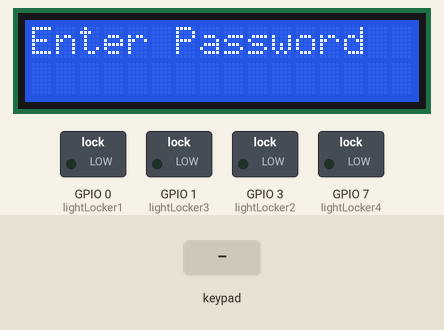
This sketch was run on a simulated ESP32-S3. On the bench: 16×2 character LCD, switched loads named in the sketch (green lamp = pin HIGH). The test bench sets the inputs (shaded band). Random numbers use the default seed unless the sketch sets one; what the sketch prints to the serial monitor is not drawn.

Above: at 1.2 s.
1.3 s: keypad keys 1 1 1 1 pressed 0.4 s apart
At 3.4 s:
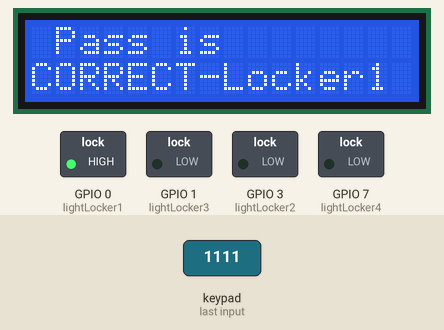
4.4 s: keypad keys 1 1 1 1 # pressed 0.4 s apart
At 9.2 s:
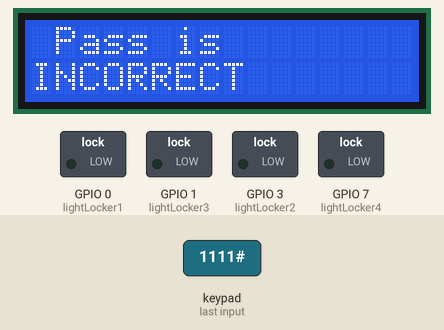
9.4 s: key '*' pressed
At 12.2 s:
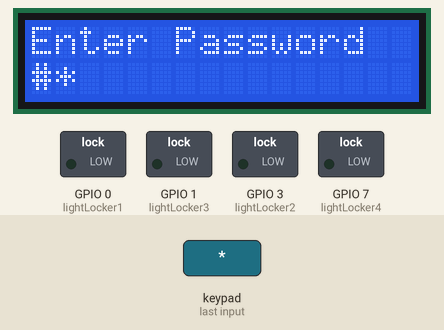
12.4 s: key '#' pressed
At 13.5 s:
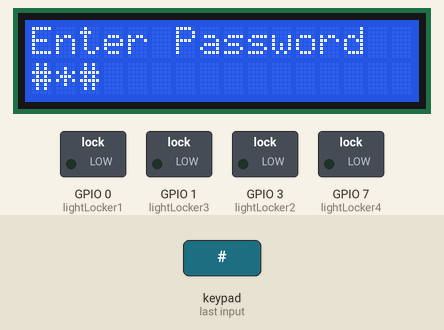
13.9 s: key '1' pressed
At 14.4 s:
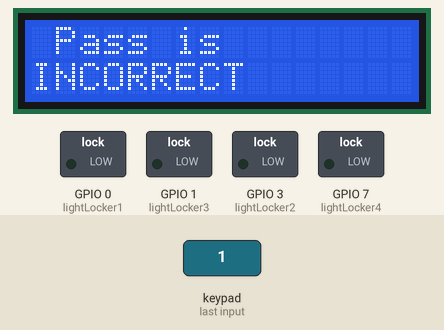
16.9 s: keypad keys 1 1 1 1 * pressed 0.4 s apart
At 21.5 s:
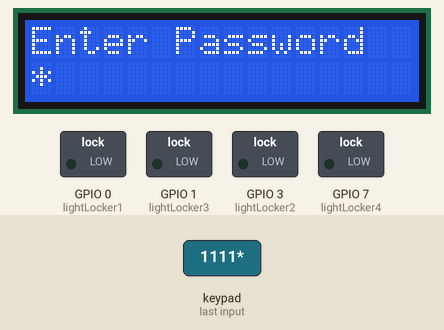
Timing chart, 0 to 22.9 s (numbered marks = the images above; inputs shaded):
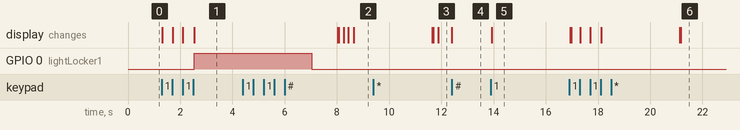

The sketch:

i-LockerCode.ino
```cpp
//BY ARDUICREATE
//INCLUDE THESE LIBRARYS
#include <Keypad.h>
#include <Wire.h>
#include <LiquidCrystal_I2C.h>
//#include <SoftwareSerial.h>
//SoftwareSerial mySerial(2, 3);
LiquidCrystal_I2C lcd(0x27, 16, 2);
#define Password_Lenght 5 // Give enough room for six chars + NULL char
char Data[Password_Lenght]; // 6 is the number of chars it can hold + the null char = 7
 char codeLocker1[Password_Lenght]= "1111";
char codeLocker2[Password_Lenght]= "2222";
char codeLocker3[Password_Lenght]= "3333";
char codeLocker4[Password_Lenght]= "4444" ;

char C[3];
void I2C(int);

byte data_count = 0, master_count = 0;
bool Pass_is_good;
char customKey;
const byte ROWS = 4;
const byte COLS = 3;
char hexaKeys[ROWS][COLS] = {
  {'1', '2', '3',},
  {'4', '5', '6',},
  {'7', '8', '9',},
  {'*', '0', '#',}
};

byte rowPins [ROWS] = {8, 10, 6, 5}; //pins of the keypad
byte colPins [COLS] = {4, 9, 2};
Keypad myKeypad = Keypad( makeKeymap(hexaKeys), rowPins, colPins, ROWS, COLS);

int lightLocker1 = 0;
int lightLocker2 = 3;
int lightLocker3 = 1;
int lightLocker4 = 7;


void setup()
{

Serial.begin(115200);
Wire.begin(19,18);
lcd.init();
lcd.backlight();

  Serial.println("Sent via phone number & gmail");
  Serial.println("Code for costumer 1: 1111");
  Serial.println("---------------------------------");

  Serial.println("Sent via phone number & gmail");
  Serial.println("Code for costumer 2: 2222");
  Serial.println("---------------------------------");

  Serial.println("Sent via phone number & gmail");
  Serial.println("Code for costumer 3: 3333");
  Serial.println("---------------------------------");

  Serial.println("Sent via phone number & gmail");
  Serial.println("Code for costumer 4: 4444");
  Serial.println("---------------------------------");

  pinMode(lightLocker1, OUTPUT);
  pinMode(lightLocker2, OUTPUT);
  pinMode(lightLocker3, OUTPUT);
  pinMode(lightLocker4, OUTPUT);

}

void loop(){


  lcd.setCursor(0, 0);
  lcd.print("Enter Password");

  customKey = myKeypad.getKey();
  if (customKey) // makes sure a key is actually pressed, equal to (customKey != NO_KEY)
  {
    Data[data_count] = customKey; // store char into data array
    lcd.setCursor(data_count, 1); // move cursor to show each new char
    lcd.print(Data[data_count]); // print char at said cursor
    data_count++; // increment data array by 1 to store new char, also keep track of the number of chars entered
  }

  if (data_count == Password_Lenght - 1) // if the array index is equal to the number of expected chars, compare data to master
  {
    lcd.clear();
    lcd.setCursor(1, 0);
    lcd.print("Pass is");

    if (!strcmp(Data, codeLocker1)) // equal to (strcmp(Data, Master) == 0)
    {
      lcd.setCursor(0, 1);
      lcd.print("CORRECT-Locker1");
      openLocker1();
    }
    else if (!strcmp(Data, codeLocker2)){
      lcd.setCursor(0, 1);
      lcd.print("CORRECT-Locker2");
      openLocker2();
    }
    else if (!strcmp(Data, codeLocker3)){
      lcd.setCursor(0, 1);
      lcd.print("CORRECT-Locker3");
      openLocker3();
    }
    else if (!strcmp(Data, codeLocker4)){
      lcd.setCursor(0, 1);
      lcd.print("CORRECT-Locker4");
      openLocker4();
    }

    else {
      lcd.setCursor(0, 1);
      lcd.print("INCORRECT");
      wrongCode();
    }
    delay(1000);// added 1 second delay to make sure the password is completely shown on screen before it gets cleared.
    lcd.clear();
    clearData();
  }
}

void clearData()
{
  while (data_count != 0)
  { // This can be used for any array size,
    Data[data_count--] = 0; //clear array for new data
  }
  return;
}
void wrongCode()
{
  Serial.println("Wrong Code");
  Serial.println("Try again!!!");
  Serial.println("---------------------------------");

  delay(2000);
}
void openLocker1()
{
  Serial.println("locker1 open");
  digitalWrite(lightLocker1,HIGH);
  assign(codeLocker1);
  delay(500);
  Serial.println("a new code is generating...");
  delay(1000);
  Serial.println("Sent code via phone number & gmail");
  delay(1000);
  Serial.print("Code for costumer of L1: ");
  Serial.println(codeLocker1);
  Serial.println("---------------------------------");
  delay(2000);
  digitalWrite(lightLocker1,LOW);

}
void openLocker2()
{
  Serial.println("locker2 open");
  digitalWrite(lightLocker2,HIGH);
  assign(codeLocker2);
  delay(500);
  Serial.println("a new code is generating...");
  delay(1000);
  Serial.println("Sent code via phone number & gmail");
  Serial.print("Code for costumer of L2: ");
  Serial.println(codeLocker2);
  Serial.println("---------------------------------");
  delay(2000);
  digitalWrite(lightLocker2,LOW);


}
void openLocker3()
{
  Serial.println("locker3 open");
  digitalWrite(lightLocker3,HIGH);
  assign(codeLocker3);
  delay(500);
  Serial.println("a new code is generating...");
  delay(1000);
  Serial.println("Sent code via phone number & gmail");
  Serial.print("Code for costumer L3: ");
  Serial.println(codeLocker3);
  Serial.println("---------------------------------");
  delay(2000);
  digitalWrite(lightLocker3,LOW);

}
void openLocker4()
{
  Serial.println("locker4 open");
  digitalWrite(lightLocker4,HIGH);
  assign(codeLocker4);
  delay(500);
  Serial.println("a new code is generating...");
  delay(1000);
  Serial.println("Sent code via phone number & gmail");
  Serial.print("Code for costumer L4: ");
  Serial.println(codeLocker4);
  Serial.println("---------------------------------");
  delay(2000);
  digitalWrite(lightLocker4,LOW);

}


void assign(char *pw){
  int randNumber;
  char changeCode[5];
  randNumber = random(1000);
  I2C(randNumber);
  changeCode[1] = C[0];
  changeCode[2] = C[1];
  changeCode[3] = C[2];
  for ( int i =1; i<4; i++){
    pw[i] = changeCode[i];
  }
}

void I2C(int Number){
  int Num0 = Number%10;
  int Num1 = (Number/10)%10;
  int Num2 = Number/100;
  C[2] = Num0+48;
  C[1] = Num1+48;
  C[0] = Num2+48;
}
```

Measured:
- after the input at 1.3 s, GPIO 0 (lightLocker1): LOW → HIGH after 1.2 s; the display: first changes at once (image 1 shows a later state)
- after the input at 12.4 s, the display: changes at once (image 4)
- after the input at 13.9 s, the display: changes at once (image 5)
